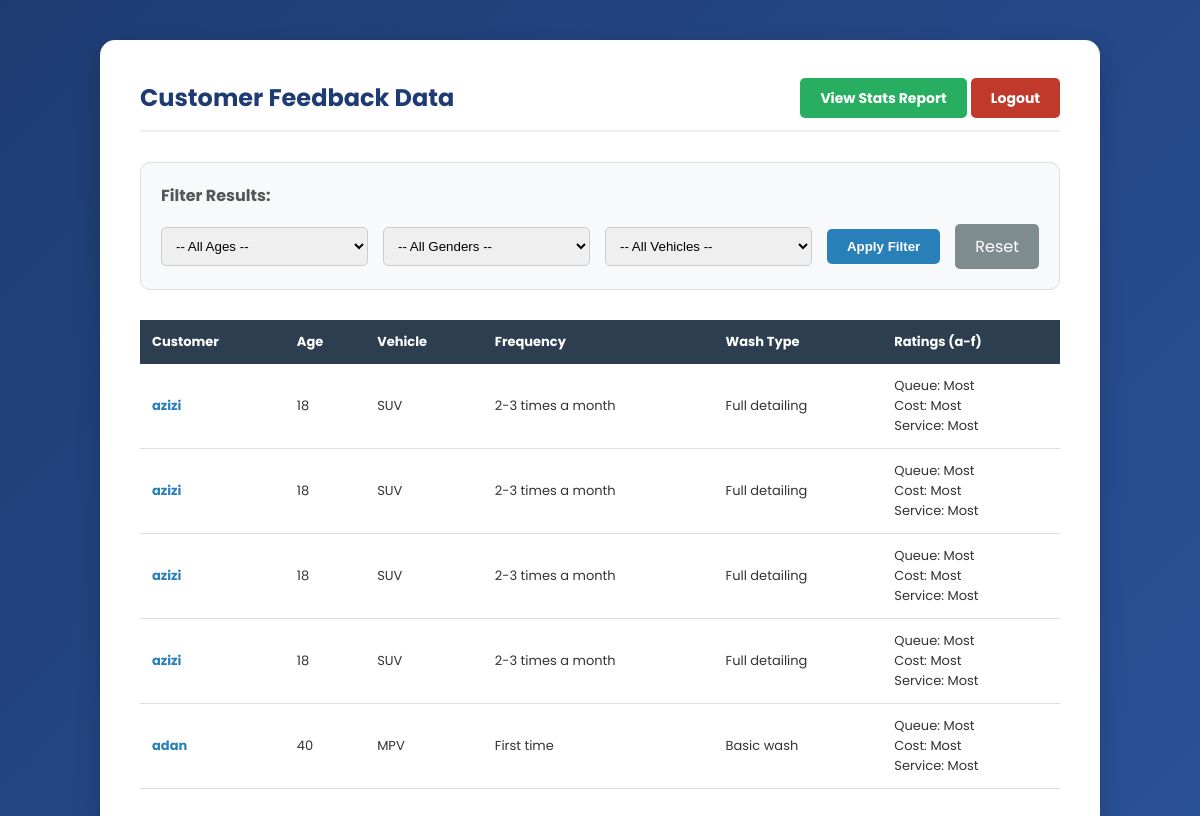
Page /admin_view.php (signed in) on the committed database.
### tables this page shows
CREATE TABLE `question` (
  `Qid` int(3) NOT NULL,
  `Q1` varchar(20) DEFAULT NULL,
  `Q2` varchar(20) DEFAULT NULL,
  `Q3a` varchar(20) DEFAULT NULL,
  `Q3b` varchar(20) DEFAULT NULL,
  `Q3c` varchar(20) DEFAULT NULL,
  `Q3d` varchar(20) DEFAULT NULL,
  `Q3e` varchar(20) DEFAULT NULL,
  `Q3f` varchar(20) DEFAULT NULL,
  `cust_id` int(3) DEFAULT NULL,
  `branch_id` varchar(4) DEFAULT NULL
);

CREATE TABLE `customer` (
  `cust_id` int(3) NOT NULL,
  `cust_name` varchar(60) DEFAULT NULL,
  `cust_hp` varchar(15) DEFAULT NULL,
  `age` int(6) DEFAULT NULL,
  `gender` varchar(6) DEFAULT NULL,
  `work` varchar(20) DEFAULT NULL,
  `username` varchar(20) NOT NULL,
  `password` varchar(20) NOT NULL
);

### admin_view.php (the view, shortened to what this page needs)
<?php
$conn = mysqli_connect("localhost", "root", "", "carwash");
$sql = "SELECT c.cust_name, c.age, c.gender, c.work, q.* FROM customer c
        JOIN question q ON c.cust_id = q.cust_id
        WHERE 1=1";
$result = mysqli_query($conn, $sql);
?>
<!DOCTYPE html>
<html>
<head>
    <link rel="stylesheet" href="style.css">
</head>
<body>
<div class="wide-container">
    <div class="top-nav">
        <h2>Customer Feedback Data</h2>
        <div>
            <a href="admin_report.php" class="btn-green">View Stats Report</a>
            <a href="logout.php" class="btn-red">Logout</a>
        </div>
    </div>
    <div class="filter-box">
        <h3 style="margin-top:0; font-size:16px; color:#555;">Filter Results:</h3>
        <form method="POST">
            <div class="filter-row">
                <select name="filter_age">
                    <option value="">-- All Ages --</option>
                </select>
                <select name="filter_gender">
                    <option value="">-- All Genders --</option>
                </select>
                <select name="filter_vehicle">
                    <option value="">-- All Vehicles --</option>
                </select>
                <button type="submit" name="filter" class="btn-filter">Apply Filter</button>
                <a href="admin_view.php" class="btn-reset">Reset</a>
            </div>
        </form>
    </div>
    <div style="overflow-x:auto;">
        <table>
            <thead>
                <tr>
                    <th>Customer</th>
                    <th>Age</th>
                    <th>Vehicle</th>
                    <th>Frequency</th>
                    <th>Wash Type</th>
                    <th>Ratings (a-f)</th>
                </tr>
            </thead>
            <tbody>
                <?php
                if (mysqli_num_rows($result) > 0) {
                    while($row = mysqli_fetch_assoc($result)) {
                        echo "<tr>";
                        echo "<td style='font-weight:bold; color:#2980b9;'>" . $row['cust_name'] . "</td>";
                        echo "<td>" . $row['age'] . "</td>";
                        echo "<td>" . $row['work'] . "</td>";
                        echo "<td>" . $row['Q1'] . "</td>";
                        echo "<td>" . $row['Q2'] . "</td>";
                        echo "<td>" .
                             "Queue: " . $row['Q3a'] . "<br>" .
                             "Cost: " . $row['Q3b'] . "<br>" .
                             "Service: " . $row['Q3e'] .
                             "</td>";
                        echo "</tr>";
                    }
                } else {
                    echo "<tr><td colspan='6' style='text-align:center; padding:30px; color:#777;'>No results found matching your filter.</td></tr>";
                }
                ?>
            </tbody>
        </table>
    </div>
</div>
</body>
</html>

### style.css (style rules this page uses)
* { box-sizing: border-box; }
body { font-family: 'Poppins', sans-serif; background: linear-gradient(135deg, #1e3c72 0%, #2a5298 100%); margin: 0; padding: 40px 20px; min-height: 100vh; }

### admin_view.php (style rules this page uses)
body { background: linear-gradient(135deg, #1e3c72 0%, #2a5298 100%); font-family: 'Poppins', sans-serif; margin: 0; padding: 40px 20px; color: #333; }
.wide-container { background-color: #ffffff; padding: 40px; border-radius: 15px; box-shadow: 0 10px 25px rgba(0,0,0,0.2); width: 100%; max-width: 1000px; margin: 0 auto; }
.top-nav { display: flex; justify-content: space-between; align-items: center; margin-bottom: 30px; border-bottom: 2px solid #eee; padding-bottom: 15px; }
.top-nav h2 { margin: 0; color: #1e3c72; }
.filter-box { background: #f8f9fa; padding: 20px; border-radius: 10px; margin-bottom: 30px; border: 1px solid #ddd; }
.filter-row { display: flex; gap: 15px; flex-wrap: wrap; align-items: center; }
select { flex: 1; padding: 10px; border-radius: 5px; border: 1px solid #ccc; min-width: 150px; }
.btn-green { background: #27ae60; color: white; padding: 10px 20px; text-decoration: none; border-radius: 5px; font-weight: bold; font-size: 14px; border:none; cursor: pointer; }
.btn-red { background: #c0392b; color: white; padding: 10px 20px; text-decoration: none; border-radius: 5px; font-weight: bold; font-size: 14px; border:none; }
.btn-filter { background: #2980b9; color: white; padding: 10px 20px; border: none; border-radius: 5px; cursor: pointer; font-weight: bold; }
.btn-reset { background: #7f8c8d; color: white; padding: 10px 20px; border: none; border-radius: 5px; cursor: pointer; text-decoration: none; display: inline-block; }
table { width: 100%; border-collapse: collapse; font-size: 13px; }
th { background: #2c3e50; color: white; padding: 12px; text-align: left; }
td { padding: 12px; border-bottom: 1px solid #ddd; }

### rows in the picture
question: cust.cust_name "azizi", cust.age "18", cust.work "SUV", Q1 "2-3 times a month", Q2 "Full detailing", Q3a "Most", Q3b "Most", Q3e "Most"
question: cust.cust_name "azizi", cust.age "18", cust.work "SUV", Q1 "2-3 times a month", Q2 "Full detailing", Q3a "Most", Q3b "Most", Q3e "Most"
question: cust.cust_name "azizi", cust.age "18", cust.work "SUV", Q1 "2-3 times a month", Q2 "Full detailing", Q3a "Most", Q3b "Most", Q3e "Most"
question: cust.cust_name "azizi", cust.age "18", cust.work "SUV", Q1 "2-3 times a month", Q2 "Full detailing", Q3a "Most", Q3b "Most", Q3e "Most"
question: cust.cust_name "adan", cust.age "40", cust.work "MPV", Q1 "First time", Q2 "Basic wash", Q3a "Most", Q3b "Most", Q3e "Most"
